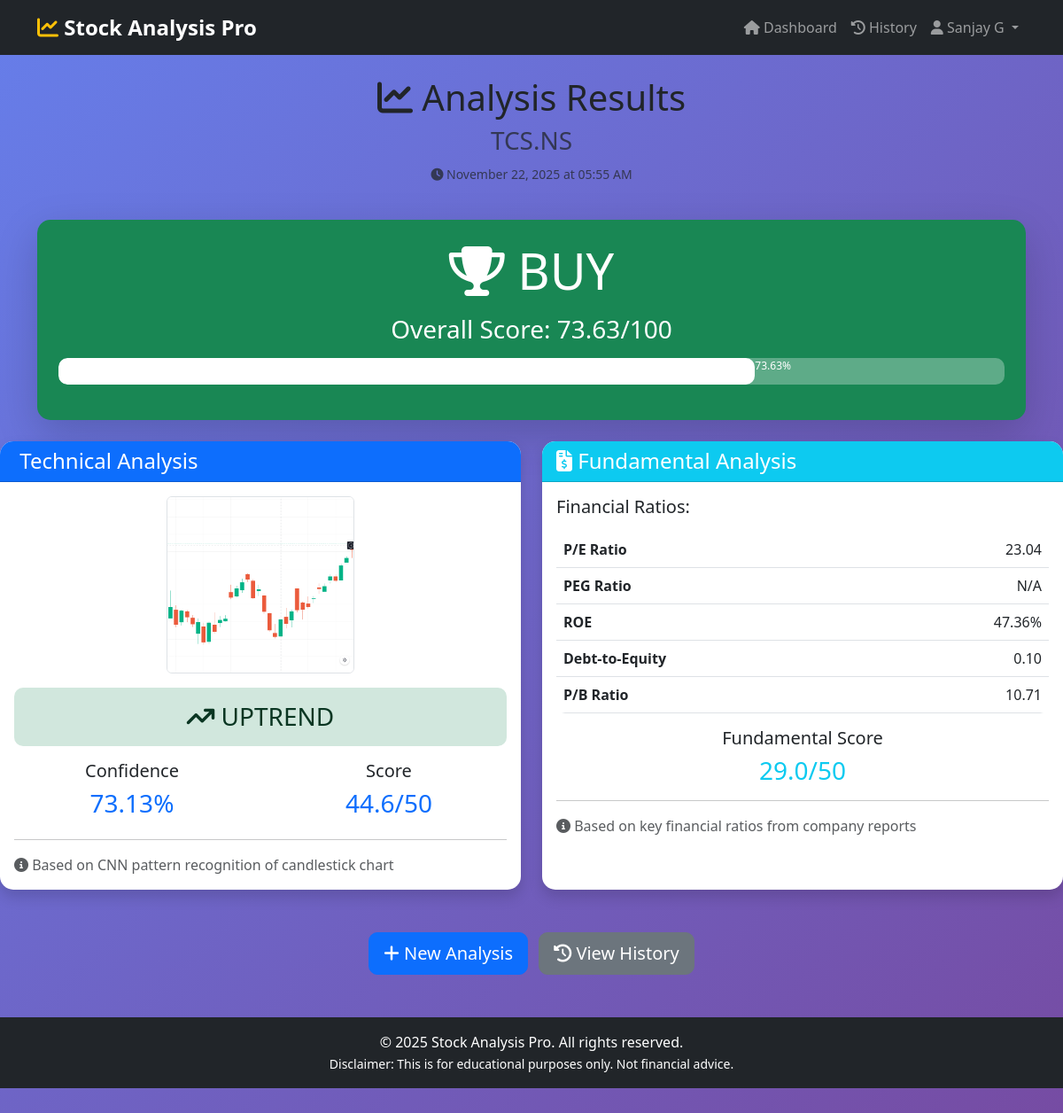
The page /results/1 (signed in) on the database its author committed.
### app.py (models this page shows, shortened)
class User(UserMixin, db.Model):
    id = db.Column(db.Integer, primary_key=True)
    username = db.Column(db.String(80), unique=True, nullable=False)
    email = db.Column(db.String(120), unique=True, nullable=False)
    password_hash = db.Column(db.String(128), nullable=False)
    created_at = db.Column(db.DateTime, default=datetime.utcnow)
    analyses = db.relationship('Analysis', backref='user', lazy=True, cascade='all, delete-orphan')

class Analysis(db.Model):
    id = db.Column(db.Integer, primary_key=True)
    user_id = db.Column(db.Integer, db.ForeignKey('user.id'), nullable=False)
    stock_ticker = db.Column(db.String(20), nullable=False)
    chart_filename = db.Column(db.String(200))
    technical_trend = db.Column(db.String(20))
    technical_confidence = db.Column(db.Float)
    technical_score = db.Column(db.Float)
    pe_ratio = db.Column(db.Float)
    peg_ratio = db.Column(db.Float)
    roe = db.Column(db.Float)
    debt_equity = db.Column(db.Float)
    pb_ratio = db.Column(db.Float)
    fundamental_score = db.Column(db.Float)
    final_score = db.Column(db.Float)
    recommendation = db.Column(db.String(50))
    created_at = db.Column(db.DateTime, default=datetime.utcnow)

### app.py (the view)
@app.route('/results/<int:analysis_id>')
@login_required
def results(analysis_id):
    analysis = Analysis.query.get_or_404(analysis_id)
    if analysis.user_id != current_user.id:
        flash('Access denied!', 'danger')
        return redirect(url_for('dashboard'))
    return render_template('results.html', analysis=analysis)

### app.py (called while the page is built)
@login_manager.user_loader
def load_user(user_id):
    return User.query.get(int(user_id))

### templates/results.html (shortened to what this page needs)
{% extends "base.html" %}
{% block content %}
<div class="container mt-4">
    <div class="row mb-4">
        <div class="col-12">
            <h1 class="text-center">
                <i class="fas fa-chart-line"></i> Analysis Results
            </h1>
            <h3 class="text-center text-muted">{{ analysis.stock_ticker }}</h3>
            <p class="text-center text-muted">
                <small><i class="fas fa-clock"></i> {{ analysis.created_at.strftime('%B %d, %Y at %I:%M %p') }}</small>
            </p>
        </div>
    </div>
    <div class="row mb-4">
        <div class="col-12">
            <div class="card shadow-lg border-0
                {% if analysis.recommendation in ['STRONG BUY', 'BUY'] %}bg-success
                {% elif analysis.recommendation == 'HOLD' %}bg-warning
                {% else %}bg-danger{% endif %} text-white">
                <div class="card-body text-center p-4">
                    <h2 class="display-4 mb-3">
                        <i class="fas fa-trophy"></i> {{ analysis.recommendation }}
                    </h2>
                    <h3 class="mb-3">Overall Score: {{ analysis.final_score }}/100</h3>
                    <div class="progress mb-3" style="height: 30px;">
                        <div class="progress-bar bg-white text-dark fw-bold"
                             style="width: {{ analysis.final_score }}%;" role="progressbar" aria-valuenow="{{ analysis.final_score }}" aria-valuemin="0" aria-valuemax="100"></div>
                            {{ analysis.final_score }}%
                        </div>
                    </div>
                </div>
            </div>
        </div>
    </div>
    <div class="row">
        <div class="col-lg-6 mb-4">
            <div class="card shadow h-100">
                <div class="card-header bg-primary text-white">
                    <h4 class="mb-0">
                         Technical Analysis
                    </h4>
                </div>
                <div class="card-body">
                    <div class="text-center mb-3">
                        <img src="{{ url_for('static', filename='uploads/' + analysis.chart_filename) }}"
                             alt="Chart" class="img-fluid rounded border" style="max-height: 200px;">
                    </div>
                    <div class="alert
                        {% if analysis.technical_trend == 'UPTREND' %}alert-success
                        {% elif analysis.technical_trend == 'SIDEWAYS' %}alert-warning
                        {% else %}alert-danger{% endif %} text-center">
                        <h3 class="mb-0">
                            {% if analysis.technical_trend == 'UPTREND' %}
                                <i class="fas fa-arrow-trend-up"></i> UPTREND
                            {% elif analysis.technical_trend == 'SIDEWAYS' %}
                                <i class="fas fa-arrows-left-right"></i> SIDEWAYS
                            {% else %}
                                <i class="fas fa-arrow-trend-down"></i> DOWNTREND
                            {% endif %}
                        </h3>
                    </div>
                    <div class="row text-center">
                        <div class="col-6">
                            <h5>Confidence</h5>
                            <h3 class="text-primary">{{ "%.2f"|format(analysis.technical_confidence) }}%</h3>
                        </div>
                        <div class="col-6">
                            <h5>Score</h5>
                            <h3 class="text-primary">{{ "%.1f"|format(analysis.technical_score) }}/50</h3>
                        </div>
                    </div>
                    <hr>
                    <p class="text-muted mb-0">
                        <i class="fas fa-info-circle"></i>
                        Based on CNN pattern recognition of candlestick chart
                    </p>
                </div>
            </div>
        </div>
        <div class="col-lg-6 mb-4">
            <div class="card shadow h-100">
                <div class="card-header bg-info text-white">
                    <h4 class="mb-0">
                        <i class="fas fa-file-invoice-dollar"></i> Fundamental Analysis
                    </h4>
                </div>
                <div class="card-body">
                    <h5 class="mb-3">Financial Ratios:</h5>
                    <table class="table table-hover">
                        <tbody>
                            <tr>
                                <td><strong>P/E Ratio</strong></td>
                                <td class="text-end">
                                    {% if analysis.pe_ratio %}
                                        {{ "%.2f"|format(analysis.pe_ratio) }}
                                    {% else %}
                                        N/A
                                    {% endif %}
                                </td>
                            </tr>
                            <tr>
                                <td><strong>PEG Ratio</strong></td>
                                <td class="text-end">
                                    {% if analysis.peg_ratio %}
                                        {{ "%.2f"|format(analysis.peg_ratio) }}
                                    {% else %}
                                        N/A
                                    {% endif %}
                                </td>
                            </tr>
                            <tr>
                                <td><strong>ROE</strong></td>
                                <td class="text-end">
                                    {% if analysis.roe %}
                                        {{ "%.2f"|format(analysis.roe) }}%
                                    {% else %}
                                        N/A
                                    {% endif %}
                                </td>
                            </tr>
                            <tr>
                                <td><strong>Debt-to-Equity</strong></td>
                                <td class="text-end">
                                    {% if analysis.debt_equity %}
                                        {{ "%.2f"|format(analysis.debt_equity) }}
                                    {% else %}
                                        N/A
                                    {% endif %}
                                </td>
                            </tr>
                            <tr>
                                <td><strong>P/B Ratio</strong></td>
                                <td class="text-end">
                                    {% if analysis.pb_ratio %}
                                        {{ "%.2f"|format(analysis.pb_ratio) }}
                                    {% else %}
                                        N/A
                                    {% endif %}
                                </td>
                            </tr>
                        </tbody>
                    </table>
                    <div class="text-center mt-3">
                        <h5>Fundamental Score</h5>
                        <h3 class="text-info">{{ "%.1f"|format(analysis.fundamental_score) }}/50</h3>
                    </div>
                    <hr>
                    <p class="text-muted mb-0">
                        <i class="fas fa-info-circle"></i>
                        Based on key financial ratios from company reports
                    </p>
                </div>
            </div>
        </div>
    </div>
    <div class="row mt-4">
        <div class="col-12 text-center">
            <a href="{{ url_for('dashboard') }}" class="btn btn-primary btn-lg me-2">
                <i class="fas fa-plus"></i> New Analysis
            </a>
            <a href="{{ url_for('history') }}" class="btn btn-secondary btn-lg">
                <i class="fas fa-history"></i> View History
            </a>
        </div>
    </div>
{% endblock %}

### templates/base.html (shortened to what this page needs)
<!DOCTYPE html>
<html lang="en">
<head>
    <link href="https://cdn.jsdelivr.net/npm/bootstrap@5.3.0/dist/css/bootstrap.min.css" rel="stylesheet">
    <link rel="stylesheet" href="https://cdnjs.cloudflare.com/ajax/libs/font-awesome/6.4.0/css/all.min.css">
    <link rel="stylesheet" href="{{ url_for('static', filename='css/style.css') }}">
</head>
<body>
    <nav class="navbar navbar-expand-lg navbar-dark bg-dark">
        <div class="container">
            <a class="navbar-brand" href="{{ url_for('home') }}">
                <i class="fas fa-chart-line"></i> Stock Analysis Pro
            </a>
            <div class="collapse navbar-collapse" id="navbarNav">
                <ul class="navbar-nav ms-auto">
                    {% if current_user.is_authenticated %}
                        <li class="nav-item">
                            <a class="nav-link" href="{{ url_for('dashboard') }}">
                                <i class="fas fa-home"></i> Dashboard
                            </a>
                        </li>
                        <li class="nav-item">
                            <a class="nav-link" href="{{ url_for('history') }}">
                                <i class="fas fa-history"></i> History
                            </a>
                        </li>
                        <li class="nav-item dropdown">
                            <a class="nav-link dropdown-toggle" href="#" id="navbarDropdown" role="button" data-bs-toggle="dropdown">
                                <i class="fas fa-user"></i> {{ current_user.username }}
                            </a>
                        </li>
                    {% endif %}
                </ul>
            </div>
        </div>
    </nav>
    <main>
        {% block content %}{% endblock %}
    </main>
    <footer class="bg-dark text-white text-center py-3 mt-5">
        <div class="container">
            <p class="mb-0">&copy; 2025 Stock Analysis Pro. All rights reserved.</p>
            <small>Disclaimer: This is for educational purposes only. Not financial advice.</small>
        </div>
    </footer>
</body>
</html>

### static/css/style.css (style rules this page uses)
:root { --primary-color: #0d6efd; --success-color: #198754; --danger-color: #dc3545; --warning-color: #ffc107; --info-color: #0dcaf0; }
body { font-family: 'Segoe UI', Tahoma, Geneva, Verdana, sans-serif; background: linear-gradient(135deg, #667eea 0%, #764ba2 100%); min-height: 100vh; padding-bottom: 60px; }
main { min-height: calc(100vh - 200px); }
.navbar-brand { font-size: 1.5rem; font-weight: bold; }
.navbar-brand i { color: #ffc107; }
.card { border: none; border-radius: 15px; transition: transform 0.3s ease; }
.card-header { border-radius: 15px 15px 0 0 !important; font-weight: bold; }
.btn { border-radius: 10px; font-weight: 500; transition: all 0.3s ease; }
.alert { border-radius: 10px; border: none; }
.progress { border-radius: 10px; background-color: rgba(255, 255, 255, 0.3); }
.progress-bar { border-radius: 10px; }
.table { border-radius: 10px; overflow: hidden; }
footer { background: #212529 !important; margin-top: auto; }
.card { animation: fadeIn 0.5s ease; }

### rows shown on the page
User: username "Sanjay G"
Analysis: stock_ticker "TCS.NS", created_at "November 22, 2025 at 05:55 AM", recommendation "BUY", final_score "73.63", chart_filename (picture), technical_confidence "73.13", technical_score "44.6", pe_ratio "23.04", roe "47.36", debt_equity "0.10", pb_ratio "10.71", fundamental_score "29.0"
